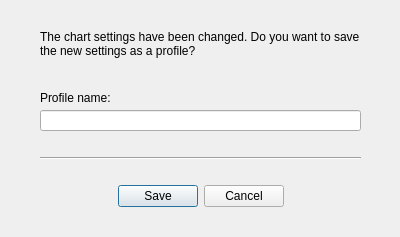
<?xml version="1.0" encoding="UTF-8"?>
<ui version="4.0">
 <class>SaveProfileDialog</class>
 <widget class="QDialog" name="SaveProfileDialog">
  <property name="geometry">
   <rect>
    <x>0</x>
    <y>0</y>
    <width>400</width>
    <height>237</height>
   </rect>
  </property>
  <property name="windowTitle">
   <string>Save Profile</string>
  </property>
  <widget class="QDialogButtonBox" name="buttonBox">
   <property name="geometry">
    <rect>
     <x>0</x>
     <y>180</y>
     <width>401</width>
     <height>32</height>
    </rect>
   </property>
   <property name="orientation">
    <enum>Qt::Horizontal</enum>
   </property>
   <property name="standardButtons">
    <set>QDialogButtonBox::Cancel|QDialogButtonBox::Save</set>
   </property>
   <property name="centerButtons">
    <bool>true</bool>
   </property>
  </widget>
  <widget class="QLabel" name="label">
   <property name="geometry">
    <rect>
     <x>40</x>
     <y>30</y>
     <width>321</width>
     <height>41</height>
    </rect>
   </property>
   <property name="text">
    <string>The chart settings have been changed. Do you want to save the new settings as a profile?</string>
   </property>
   <property name="alignment">
    <set>Qt::AlignLeading|Qt::AlignLeft|Qt::AlignTop</set>
   </property>
   <property name="wordWrap">
    <bool>true</bool>
   </property>
  </widget>
  <widget class="QLabel" name="label_2">
   <property name="geometry">
    <rect>
     <x>40</x>
     <y>90</y>
     <width>141</width>
     <height>16</height>
    </rect>
   </property>
   <property name="text">
    <string>Profile name:</string>
   </property>
  </widget>
  <widget class="QLineEdit" name="lineEdit">
   <property name="geometry">
    <rect>
     <x>40</x>
     <y>110</y>
     <width>321</width>
     <height>21</height>
    </rect>
   </property>
  </widget>
  <widget class="Line" name="line">
   <property name="geometry">
    <rect>
     <x>40</x>
     <y>150</y>
     <width>321</width>
     <height>16</height>
    </rect>
   </property>
   <property name="orientation">
    <enum>Qt::Horizontal</enum>
   </property>
  </widget>
 </widget>
 <resources/>
 <connections>
  <connection>
   <sender>buttonBox</sender>
   <signal>accepted()</signal>
   <receiver>SaveProfileDialog</receiver>
   <slot>accept()</slot>
   <hints>
    <hint type="sourcelabel">
     <x>248</x>
     <y>254</y>
    </hint>
    <hint type="destinationlabel">
     <x>157</x>
     <y>274</y>
    </hint>
   </hints>
  </connection>
  <connection>
   <sender>buttonBox</sender>
   <signal>rejected()</signal>
   <receiver>SaveProfileDialog</receiver>
   <slot>reject()</slot>
   <hints>
    <hint type="sourcelabel">
     <x>316</x>
     <y>260</y>
    </hint>
    <hint type="destinationlabel">
     <x>286</x>
     <y>274</y>
    </hint>
   </hints>
  </connection>
 </connections>
</ui>
